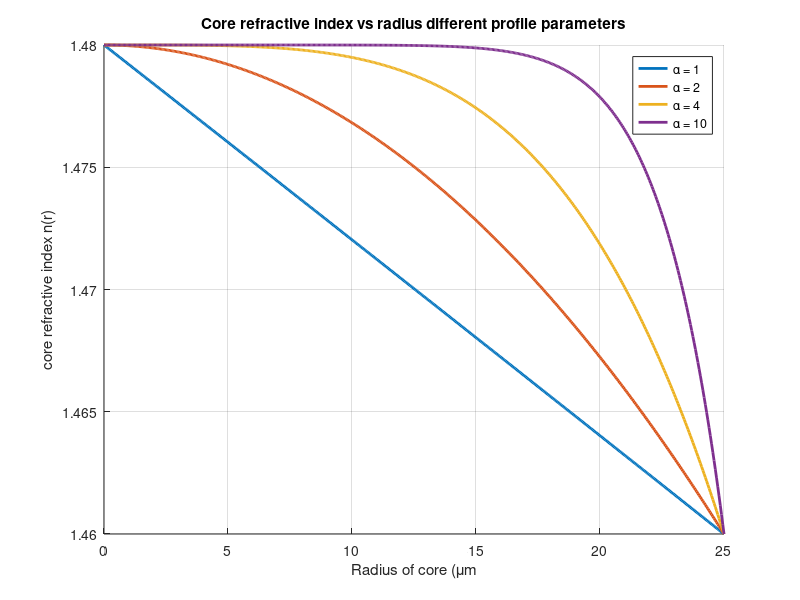
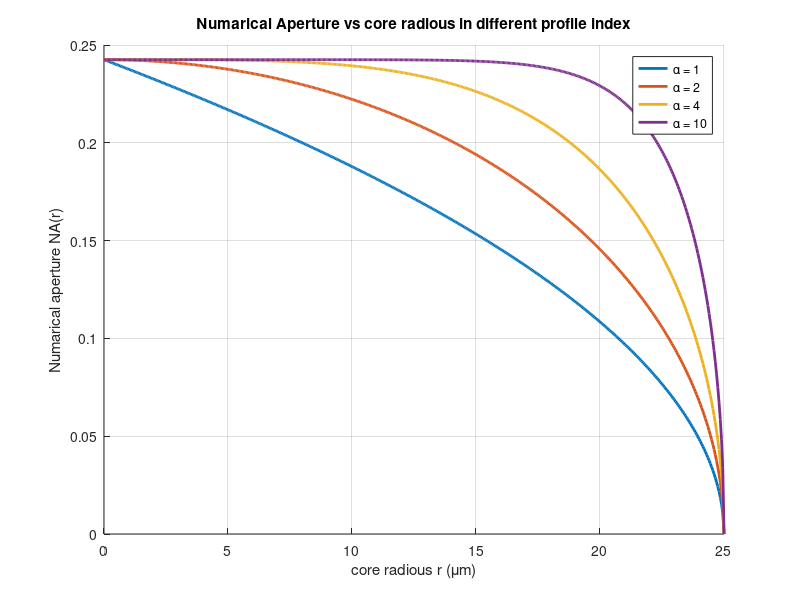

Reproduce these figures in MATLAB, in order.
clc;
clear;
close all;
n1 = 1.48;
n2 = 1.46;
a = 25e-6;
alpha_value = [ 1 , 2, 4, 10];
r = linspace(0, a , 500);
delta = (n1^2 - n2^2 )/( 2 * n1^2);
figure;
hold on;
for k = 1 : length(alpha_value)
    alpha = alpha_value(k);
    nr  = n1 .* sqrt(1 - 2 * delta.* (r ./ a).^alpha);
    plot(r*1e6 , nr , 'LineWidth',2);
end
grid on;
xlabel('Radius of core (\mum');
ylabel('core refractive index n(r)');
title('Core refractive index vs radius different profile parameters');
legend('\alpha = 1' , '\alpha = 2' , '\alpha = 4', '\alpha = 10');

hold off;

figure;
hold on;
for k = 1 : length(alpha_value)
    alpha = alpha_value(k);
    NA_r = n1 .*sqrt(2 * delta * (1 - (r./a).^alpha));
    plot(r*1e6 , NA_r , 'LineWidth', 2);
end
grid on;
xlabel('core radious r (\mum)');
ylabel('Numarical aperture NA(r)');
title('Numarical Aperture vs core radious in different profile index');
legend('\alpha = 1' , '\alpha = 2' , '\alpha = 4' , '\alpha = 10');
hold off;
r_given = 10e-6;
alpha = 2;
NA_given = n1 * sqrt(2 * delta * (1 - (r_given/a)^alpha));
theta_a_rad = asin(NA_given);
theta_a_deg = rad2deg(theta_a_rad);
fprintf('For radius r = %.2f micrometer and alpha = %.1f\n', r_given*1e6, alpha);
fprintf('Numerical Aperture at given radius = %.4f\n', NA_given);
fprintf('Acceptance Angle = %.4f degrees\n', theta_a_deg);
